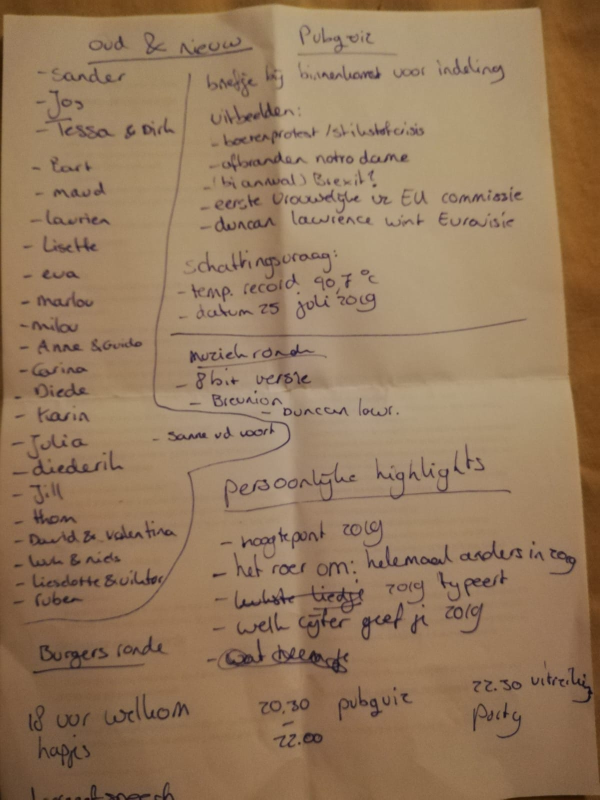
#> input picture data/voorbeeld.jpg, 1200 x 1599 px (shown at 1/2 size)
$ python -i line_segmentation.py   (imports and definitions only)
#> lines starting #> are read from the running program, lines starting #| are printed output that depends on the picture; after the words box and inside, x2 and y2 are one past the last pixel; in counts of white or black regions, pixels touching at a corner belong together
#> further down, picture is the input picture: shape (1599, 1200, 3); mean B, G, R 93.1, 122.3, 150.3
import numpy as np
import cv2
import operator
import os
from view.models import Line


# [27 lines left out: functions show_image, find_corners_contour, not called in this run]


def pre_process_image(answer_image, skip_dilate=False):
    """
    The image can be pre processed to improve the quality of the line segmentation.
    The lines can be made thicker by adding contract and noise can be removed.
    https://docs.opencv.org/3.0-beta/doc/py_tutorials/py_imgproc/py_morphological_ops/py_morphological_ops.html#dilation
    """
    img = cv2.cvtColor(answer_image, cv2.COLOR_BGR2GRAY)
    # TODO play around with these variables for better results it should remove noise
    proc = cv2.GaussianBlur(img.copy(), (9, 9), 0)
    proc = cv2.adaptiveThreshold(proc, 255, cv2.ADAPTIVE_THRESH_GAUSSIAN_C, cv2.THRESH_BINARY, 11, 2)
    proc = cv2.bitwise_not(proc, proc)

    # TODO play around with dilate. It makes the lines thicker but first the noise should be as good as gone
    if not skip_dilate:
        kernel = np.ones((5, 5), np.uint8)
        proc = cv2.dilate(proc, kernel)
    return proc


def distance_between(p1, p2):
    """Returns the scalar distance between two points"""
    return np.sqrt(((p2[0] - p1[0]) ** 2) + ((p2[1] - p1[1]) ** 2))


# [44 lines left out: functions crop_and_warp, find_corners_center, not called in this run]


def line_segmentation(answer_image_original, save_image=False, image_path="lines/", image_name="scan", db=None, answersheet_id=None):
    # New strategy. First find the points on the left side and then on the right side.
    # Than take the points together and find the lines.
    # processed = pre_process_image(answer_image_original, False)
#> called with save_image = False, image_path = 'lines/', image_name = 'scan'
    height, width, _ = answer_image_original.shape
#> height = 1599; width = 1200
    # We define an offset based on the width, this will be used to find the corners on both side of the image
    offset_range = int(width/6)
#> offset_range = 200
    left_side = answer_image_original[0:height, 0:offset_range]
    right_side = answer_image_original[0:height, (width-offset_range):width]
    # show_image(right_side)

    left_side_img = left_side.copy()

    # We draw a fake line over the image, this is so we can find the corners by finding areas with a certain size
    cv2.line(left_side_img, (offset_range-1, 0), (offset_range-1, height), (0, 0, 0), 2)
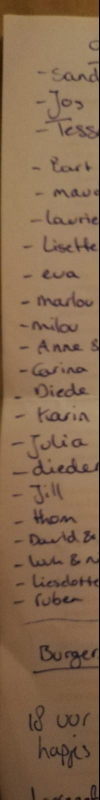
#> left_side_img: shape (1599, 200, 3) (shown at 1/2 size); mean B, G, R 80.2, 106.8, 135.5

    left_side_processed = pre_process_image(left_side_img, False)
#> in pre_process_image, `proc = cv2.adaptiveThreshold(proc, 255, cv2.ADAPTIVE_THRESH_GAUSSIAN_C..`:
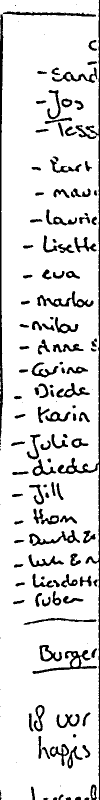
#> proc: shape (1599, 200) (shown at 1/2 size); 88.2% white; 149 black regions (21 under 20 px), largest, box (x1, y1, x2, y2) and area: (115, 0, 200, 1599) 5282, (0, 23, 192, 876) 4098, (65, 1300, 194, 1348) 1198
#> in pre_process_image, `proc = cv2.dilate(proc, kernel)`:
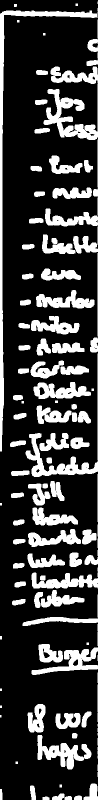
#> proc: shape (1599, 200) (shown at 1/2 size); 24.4% white; 81 white regions (1 under 20 px)
    contours_left_side, _ = cv2.findContours(left_side_processed, cv2.RETR_LIST, cv2.CHAIN_APPROX_SIMPLE)
#> contours_left_side = 142 contours, 54 with area under 20; largest, box (x1, y1, x2, y2) and area: (45, 0, 200, 1599) 25716, (0, 21, 194, 903) 5994, (75, 1470, 183, 1539) 2760, (67, 764, 182, 798) 2309, (72, 580, 189, 617) 2057
    cv2.drawContours(left_side_img, contours_left_side, -1, (0, 255, 0), thickness=2)
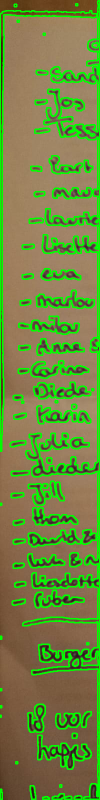
#> left_side_img: shape (1599, 200, 3) (shown at 1/2 size); 17.77% of pixels changed, all inside (x1, y1, x2, y2) = (0, 0, 200, 1599)

    # show_image(left_side_img)
    # The blocks will have a specific area which we will look for.
    left_block_contours = []
    for c in contours_left_side:
        area = cv2.contourArea(c)
        # Area is about 100000 with the line we defined
        # TODO Fix magic numbers We chose these area numbers to be the area size of the contours found left and right
        if 8000 < area < 15000:
            left_block_contours.append(c)
#> this loop made 142 passes
#> area on passes 1, 2, 3, 4, 5, 10, 11, 12, 13, 15, 16, 17: 55.5, 91, 246, 73.5, 225.5, 23, 2759.5, 91, 34, 1003.5, 303, 49.5
#> (c, area) on pass 6: ([[119, 1569], [119, 1574], [123, 1574], [123, 1569]], 20)
#> after the loop, left_block_contours = []

    cv2.drawContours(left_side_img, left_block_contours, -1, (255, 0, 0), thickness=10)
    # show_image(left_side_img)

    # cv2.imwrite(image_name + "_left.png", left_side_img)
    right_side_img = right_side.copy()

    # We draw a fake line over the image, this is so we can find the corners by finding areas with a certain size
    # TODO Fix magic number (we choose 100 because it gives a contour close to the last line
    cv2.line(right_side_img, (100, 0), (100, height), (0, 0, 0), 2)
#> right_side_img: shape (1599, 200, 3); mean B, G, R 75.9, 110.4, 143.3
    # show_image(right_side_img)

    right_side_processed = pre_process_image(right_side_img, False)
#> call 2 of pre_process_image, with skip_dilate = False
#> in pre_process_image (call 2), `img = cv2.cvtColor(answer_image, cv2.COLOR_BGR2GRAY)`:
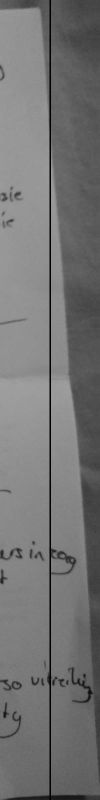
#> img: shape (1599, 200) (shown at 1/2 size); min 0, max 160, mean 116.3
#> in pre_process_image (call 2), `proc = cv2.adaptiveThreshold(proc, 255, cv2.ADAPTIVE_THRESH_GAUSSIAN_C..`: proc: shape (1599, 200); 93.7% white; 136 black regions (96 under 20 px), largest, box (x1, y1, x2, y2) and area: (7, 0, 200, 1599) 9568, (161, 937, 189, 1305) 1696, (130, 601, 168, 934) 1606
#> in pre_process_image (call 2), `proc = cv2.dilate(proc, kernel)`:
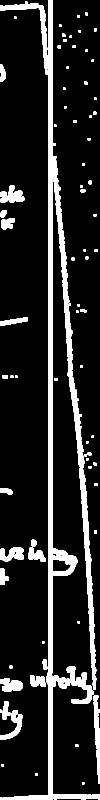
#> proc: shape (1599, 200) (shown at 1/2 size); 13.4% white; 78 white regions (1 under 20 px)
    contours_right_side, _ = cv2.findContours(right_side_processed, cv2.RETR_LIST, cv2.CHAIN_APPROX_SIMPLE)
#> contours_right_side = 88 contours, 34 with area under 20; largest, box (x1, y1, x2, y2) and area: (0, 0, 200, 1599) 18570, (106, 312, 193, 1380) 9160, (133, 1332, 188, 1408) 1450, (187, 1390, 200, 1568) 1130, (0, 370, 49, 406) 926
    cv2.drawContours(right_side_img, contours_right_side, -1, (0, 255, 0), thickness=5)

    right_block_contours = []
    for c in contours_right_side:
        area = cv2.contourArea(c)
        # Area is about 60000 with the line we defined
        if 1000 < area < 6000:
            right_block_contours.append(c)
#> this loop made 88 passes
#> area on passes 3, 6, 8, 9, 15, 16, 17, 19, 22, 24, 26, 27: 24, 850, 342.5, 1130.5, 841, 491.5, 1450.5, 146.5, 325, 713, 33, 535
#> (c, area) on passes 5, 18, 30, 33, 42, 44: ([[150, 1489], [150, 1493], [156, 1493], [156, 1489]], 24), ([[19, 1331], [19, 1336], [24, 1336], [24, 1331]], 25), ([[188, 1060], [188, 1066], [193, 1066], [193, 1060]], 30), ([[177, 932], [177, 936], [182, 936], [182, 932]], 20), ([[21, 751], [21, 755], [26, 755], [26, 751]], 20), ([[160, 730], [160, 734], [165, 734], [165, 730]], 20)
#> after the loop, right_block_contours = 2 contours; box (x1, y1, x2, y2) and area: (133, 1332, 188, 1408) 1450, (187, 1390, 200, 1568) 1130

    cv2.drawContours(right_side_img, right_block_contours, -1, (255, 0, 0), thickness=10)
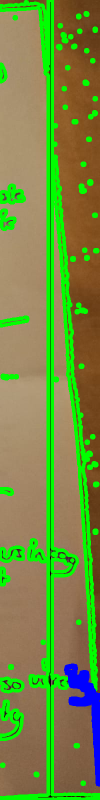
#> right_side_img: shape (1599, 200, 3) (shown at 1/2 size); mean B, G, R 66.7, 138.8, 116.2
    # show_image(right_side_img)
    # cv2.imwrite("out/" + image_name + "_right.png", right_side_img)

    # We assume that the answer template had the correct format so we expect that the left and right side both found
    # and equal amount of results. If this is not the case we return nothing and the program fails for this sheet.
    if len(left_block_contours) != len(right_block_contours):
        print("There was a problem with the line detection. "
              "The left and right side blocks that were found are not equal")
        return None

    lines = []
    # We traverse the lines backwards because the contours are stored from the bottom up
    for x in range(len(left_block_contours)-1, -1, -1):
        corners_left = find_corners_contour(left_block_contours[x])
        corners_right = find_corners_contour(right_block_contours[x], width - offset_range, True)
        # We will use the original image to crop from.

        corners_full = find_corners_center(corners_left, corners_right)
        cropped_full = crop_and_warp(answer_image_original, corners_full)

        # create an Image object to store it in the database
        # shape = answer_image
        line_width = len(cropped_full)
        line_height = len(cropped_full[0])

        # TODO Fix magic number. We chose 2 becuase it will trim any line that is below or above the words
        trim = 2
        without_bars = cropped_full[trim:line_width-trim, trim:line_height-trim]

        line_width = len(without_bars)
        line_height = len(without_bars[0])

        finished_line = [without_bars, x]

        # Save the line image to the database!
        # convert the image to byte array so it can be saved in the database
        answer = without_bars.tostring()

        if db is not None:
            # TODO fill in the other details as well! (not just the image)
            new_line = Line(
                answersheet_id=answersheet_id,
                line_image=answer,
                image_width=line_width,
                image_height=line_height
            )
            # add the object to the database session
            db.session.add(new_line)
            # commit the session so that the image is stored in the database
            db.session.commit()

            # We pass the line id along to link the words with the correct line.
            finished_line.append(new_line.id)
            print("some stuff about the line")
            print("line number: " + str(finished_line[1]))
            print("line id: " + str(finished_line[2]))

        # We also pass the line index along wiht this collection of lines. This is so that for the word recognition
        # part we can easily identify which line it is.

        lines.append(finished_line)

        if save_image:
            path = image_path + image_name
            if not os.path.exists(path):
                os.makedirs(path)
            # save (or show) the image if the folder is empty (for tests)
            # show_image(finished_line[0])
            cv2.imwrite(path + "/line_" + str(x) + ".png", finished_line[0])

    print('done all ' + str(len(left_block_contours)) + ' lines')
    return lines

>>> import cv2
>>> picture = cv2.imread('../../data/voorbeeld.jpg')
>>> result = line_segmentation(picture)
